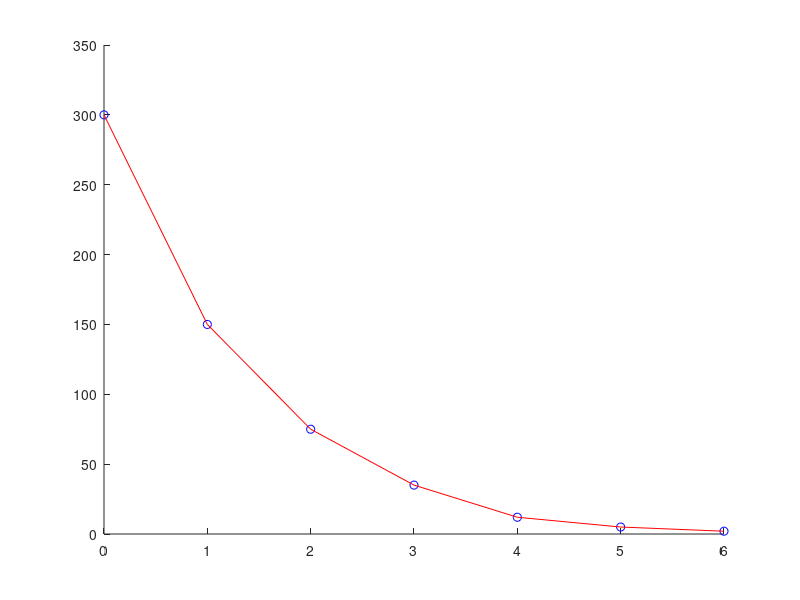

Write MATLAB code to recreate this figure.
time = [0, 1, 2, 3, 4, 5, 6];
temperature = [300, 150, 75, 35, 12, 5, 2];
n = 5;
p = polyfit(time, temperature, n);
time_fit = linspace(0, 6);
temperature_fit = polyval(p, time_fit);
figure;
hold on;
plot(time, temperature, 'o', 'MarkerEdgeColor', 'b', 'MarkerFaceColor', 'none');
plot(time, temperature, 'r-');
hold off;
xlim([0 6]);
ylim([0 350]);
